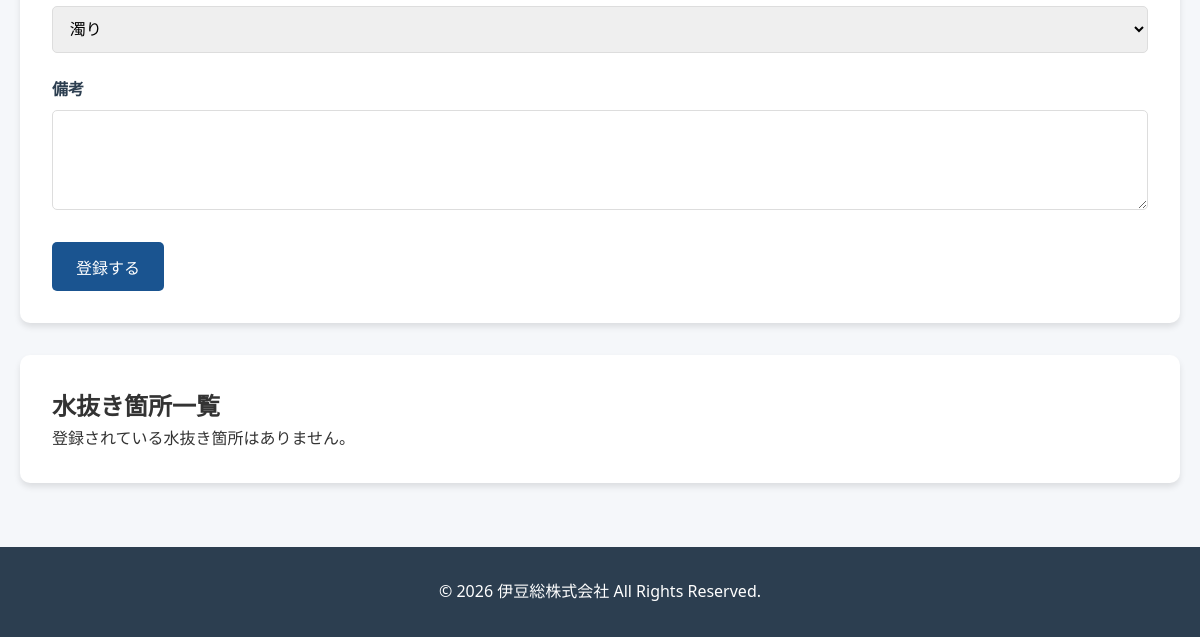
Page /modules/water_service/water_drainage.php (lower part) on the earlier database version.
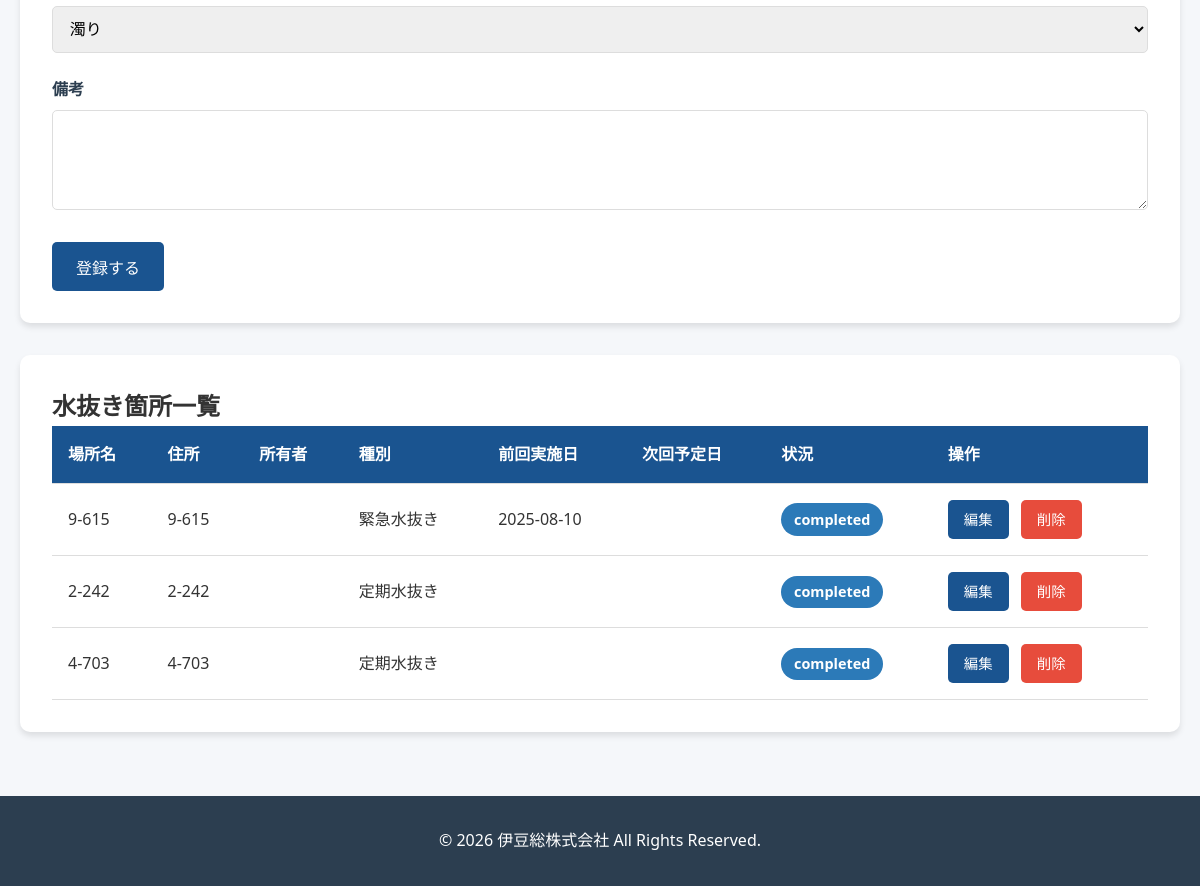
Same page on the later database version.
### tables this page shows
CREATE TABLE water_drainage_locations (
        id INTEGER PRIMARY KEY AUTOINCREMENT,
        location_name TEXT NOT NULL,
        address TEXT NOT NULL,
        property_owner TEXT,
        contact_info TEXT,
        drainage_type TEXT,
        last_drainage_date DATE,
        next_scheduled_date DATE,
        status TEXT DEFAULT 'pending',
        notes TEXT,
        created_at DATETIME DEFAULT CURRENT_TIMESTAMP,
        updated_at DATETIME DEFAULT CURRENT_TIMESTAMP
    );

### includes/db.php (called while the page is built, shortened)
<?php
class Database {
    private static $instance = null;
    private $db;
    private function __construct() {
        try {
            $this->db = new PDO('sqlite:' . DB_PATH);
            $this->db->setAttribute(PDO::ATTR_ERRMODE, PDO::ERRMODE_EXCEPTION);
            $this->db->setAttribute(PDO::ATTR_DEFAULT_FETCH_MODE, PDO::FETCH_ASSOC);
        } catch (PDOException $e) {
            die('データベース接続エラー: ' . $e->getMessage());
        }
    }
    public static function getInstance() {
        if (self::$instance === null) {
            self::$instance = new self();
        }
        return self::$instance;
    }
    public function query($sql, $params = []) {
        try {
            $stmt = $this->db->prepare($sql);
            $stmt->execute($params);
            return $stmt;
        } catch (PDOException $e) {
            error_log('SQL Error: ' . $e->getMessage());
            return false;
        }
    }
    public function fetchAll($sql, $params = []) {
        $stmt = $this->query($sql, $params);
        return $stmt ? $stmt->fetchAll() : [];
    }
}

### modules/water_service/water_drainage.php (the view, shortened to what this page needs)
<?php
require_once __DIR__ . '/../../includes/db.php';
$db = Database::getInstance();
$edit_location = null;
$locations = $db->fetchAll("SELECT * FROM water_drainage_locations ORDER BY next_scheduled_date ASC");
include __DIR__ . '/../../includes/header.php';
?>
<div class="form-container">
    <form method="POST">
        <div class="form-group">
            <select id="status" name="status" required>
                <option value="濁り" <?php echo ($edit_location['status'] ?? '') === '濁り' ? 'selected' : ''; ?>>濁り</option>
            </select>
        </div>
        <div class="form-group">
            <label for="notes">備考</label>
            <textarea id="notes" name="notes"><?php echo htmlspecialchars($edit_location['notes'] ?? ''); ?></textarea>
        </div>
        <button type="submit" class="btn"><?php echo $edit_location ? '更新する' : '登録する'; ?></button>
    </form>
</div>
<div class="table-container" style="margin-top: 2rem;">
    <h2>水抜き箇所一覧</h2>
    <?php if (count($locations) > 0): ?>
        <table>
            <thead>
                <tr>
                    <th>場所名</th>
                    <th>住所</th>
                    <th>所有者</th>
                    <th>種別</th>
                    <th>前回実施日</th>
                    <th>次回予定日</th>
                    <th>状況</th>
                    <th>操作</th>
                </tr>
            </thead>
            <tbody>
                <?php foreach ($locations as $location): ?>
                    <tr>
                        <td><?php echo htmlspecialchars($location['location_name']); ?></td>
                        <td><?php echo htmlspecialchars($location['address']); ?></td>
                        <td><?php echo htmlspecialchars($location['property_owner'] ?? '-'); ?></td>
                        <td><?php echo htmlspecialchars($location['drainage_type'] ?? '-'); ?></td>
                        <td><?php echo $location['last_drainage_date'] ?? '-'; ?></td>
                        <td><?php echo $location['next_scheduled_date'] ?? '-'; ?></td>
                        <td>
                            <span class="badge badge-info">
                                <?php echo htmlspecialchars($location['status']); ?>
                            </span>
                        </td>
                        <td>
                            <a href="?edit=<?php echo $location['id']; ?>" class="btn">編集</a>
                            <a href="?delete=<?php echo $location['id']; ?>"
                               class="btn btn-warning"
                               onclick="return confirm('本当に削除しますか？')">削除</a>
                        </td>
                    </tr>
                <?php endforeach; ?>
            </tbody>
        </table>
    <?php else: ?>
        <p>登録されている水抜き箇所はありません。</p>
    <?php endif; ?>
</div>
<?php include __DIR__ . '/../../includes/footer.php'; ?>

### includes/header.php (shortened to what this page needs)
<!DOCTYPE html>
<html lang="ja">
<head>
    <link rel="stylesheet" href="/assets/css/style.css">
</head>
<body>
    <div class="container">

### includes/footer.php (shortened to what this page needs)
    </div>
    <footer>
        <p>&copy; <?php echo date('Y'); ?> 伊豆総株式会社 All Rights Reserved.</p>
    </footer>
</body>
</html>

### assets/css/style.css (style rules this page uses)
:root { --primary-color: #1a5490; --secondary-color: #2c7ab8; --accent-color: #f39c12; --success-color: #27ae60; --warning-color: #e74c3c; --dark-color: #2c3e50; --light-color: #ecf0f1; --text-color: #333; --bg-color: #f5f7fa; --card-shadow: 0 4px 6px rgba(0, 0, 0, 0.1); --card-hover-shadow: 0 8px 15px rgba(0, 0, 0, 0.2); }
* { margin: 0; padding: 0; box-sizing: border-box; }
body { font-family: 'Segoe UI', 'Hiragino Kaku Gothic ProN', 'Meiryo', sans-serif; background-color: var(--bg-color); color: var(--text-color); line-height: 1.6; }
.container { max-width: 1200px; margin: 2rem auto; padding: 0 20px; }
.table-container { background: white; border-radius: 10px; padding: 2rem; box-shadow: var(--card-shadow); overflow-x: auto; }
table { width: 100%; border-collapse: collapse; }
table thead { background: var(--primary-color); color: white; }
table th, table td { padding: 1rem; text-align: left; border-bottom: 1px solid #ddd; }
table td .btn { padding: 0.5rem 1rem; font-size: 0.9rem; margin-right: 0.5rem; display: inline-block; }
.form-container { background: white; border-radius: 10px; padding: 2rem; box-shadow: var(--card-shadow); }
.form-group { margin-bottom: 1.5rem; }
.form-group label { display: block; margin-bottom: 0.5rem; font-weight: bold; color: var(--dark-color); }
.form-group input, .form-group select, .form-group textarea { width: 100%; padding: 0.8rem; border: 1px solid #ddd; border-radius: 5px; font-size: 1rem; transition: border-color 0.3s; }
.form-group textarea { resize: vertical; min-height: 100px; }
.btn { display: inline-block; padding: 0.8rem 1.5rem; background: var(--primary-color); color: white; text-decoration: none; border-radius: 5px; transition: background 0.3s; border: none; cursor: pointer; font-size: 1rem; }
.btn-warning { background: var(--warning-color); }
.badge { display: inline-block; padding: 0.3rem 0.8rem; border-radius: 20px; font-size: 0.9rem; font-weight: bold; }
.badge-info { background: var(--secondary-color); color: white; }
footer { background: var(--dark-color); color: white; text-align: center; padding: 2rem 0; margin-top: 4rem; }

Differences in the rows shown:
added water_drainage_locations: location_name "9-615", address "9-615", drainage_type "緊急水抜き", last_drainage_date "2025-08-10", status "completed"
added water_drainage_locations: location_name "2-242", address "2-242", drainage_type "定期水抜き", status "completed"
added water_drainage_locations: location_name "4-703", address "4-703", drainage_type "定期水抜き", status "completed"
Other differences:
text no longer shown: "登録されている水抜き箇所はありません。"
text now shown: "場所名 住所 所有者 種別 前回実施日 次回予定日 状況 操作"
